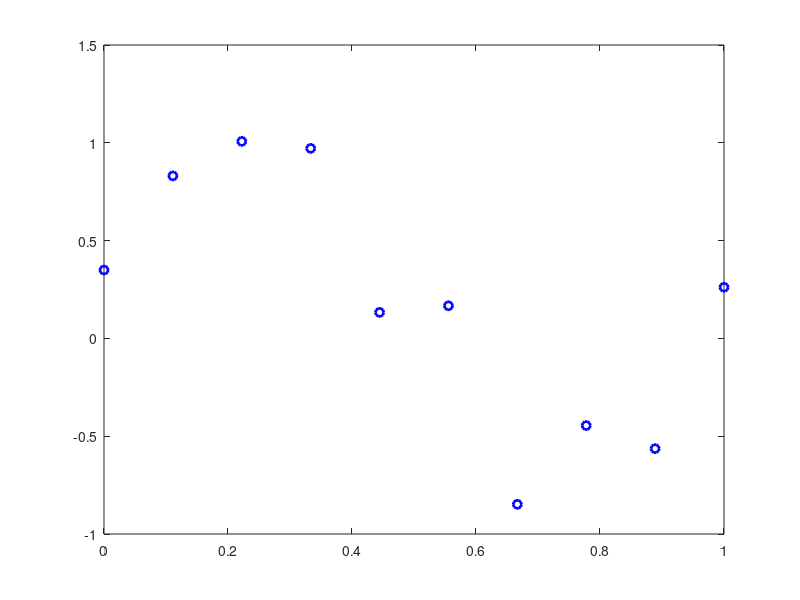

The MATLAB script that drew this image: (Note: this script raises an error after producing the figure.)
format long;
train_data = dlmread('data_bishop.txt', ' ')

dim = size(train_data, 2) -1;
train_dataX = train_data(:,dim);
train_dataY = train_data(:,dim+1);

plot (train_dataX, train_dataY,  'ob', 'LineWidth', 2);

test_dataX = [0:0.001:1]';

test_dataY = poly_regression(train_dataX, train_dataY, test_dataX, 6);

hold on;
plot (test_dataX, test_dataY,  '.g', 'LineWidth', 1);
% hold off;

